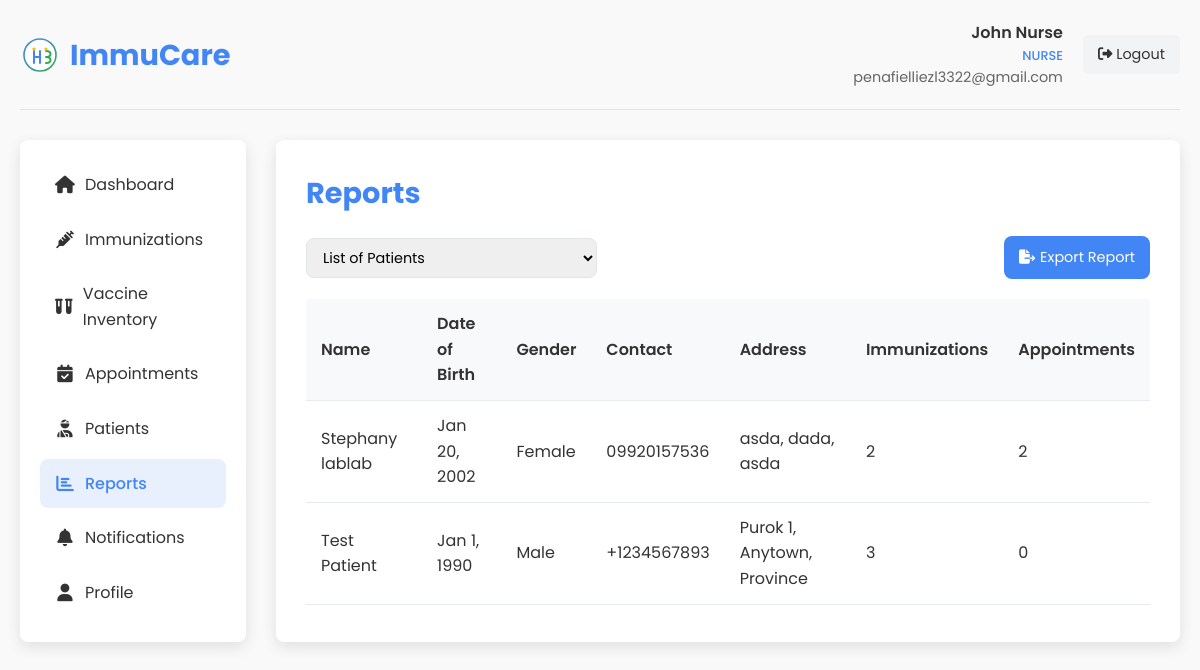
Page /nurse_reports.php (signed in) on the committed database.
### tables this page shows
CREATE TABLE `patients` (
  `id` int(11) NOT NULL,
  `user_id` int(11) DEFAULT NULL,
  `first_name` varchar(50) NOT NULL,
  `middle_name` varchar(50) DEFAULT NULL,
  `last_name` varchar(50) NOT NULL,
  `date_of_birth` date NOT NULL,
  `gender` enum('male','female','other') NOT NULL,
  `blood_type` varchar(10) DEFAULT NULL COMMENT 'Patient blood type (A+, A-, B+, B-, AB+, AB-, O+, O-)',
  `purok` text NOT NULL,
  `city` varchar(100) NOT NULL,
  `province` varchar(100) NOT NULL,
  `postal_code` varchar(20) DEFAULT NULL,
  `phone_number` varchar(20) DEFAULT NULL,
  `medical_history` text DEFAULT NULL,
  `allergies` text DEFAULT NULL,
  `diagnosis` text DEFAULT NULL COMMENT 'Patient diagnosis information',
  `created_at` datetime NOT NULL,
  `updated_at` timestamp NOT NULL DEFAULT current_timestamp() ON UPDATE current_timestamp()
);

### nurse_reports.php (the view, shortened to what this page needs)
<?php
$user_name = $_SESSION['user_name'];
$user_email = $_SESSION['user_email'];
$conn = new mysqli(DB_HOST, DB_USER, DB_PASS, DB_NAME);
$stmt = $conn->prepare("
    SELECT
        p.*,
        COUNT(DISTINCT i.id) as immunization_count,
        COUNT(DISTINCT a.id) as appointment_count
    FROM patients p
    LEFT JOIN immunizations i ON p.id = i.patient_id
    LEFT JOIN appointments a ON p.id = a.patient_id
    GROUP BY p.id
    ORDER BY p.last_name, p.first_name
");
$stmt->execute();
$patients_result = $stmt->get_result();
$patients_data = [];
while ($row = $patients_result->fetch_assoc()) {
    $patients_data[] = $row;
}
?>
<!DOCTYPE html>
<html lang="en">
<head>
    <link rel="stylesheet" href="styles.css">
    <link rel="stylesheet" href="https://cdnjs.cloudflare.com/ajax/libs/font-awesome/6.4.0/css/all.min.css">
</head>
<body>
    <div class="dashboard-container">
        <div class="dashboard-header">
            <div class="dashboard-logo">
                <img src="images/logo.svg" alt="ImmuCare Logo">
                <h1>ImmuCare</h1>
            </div>
            <div class="user-menu">
                <div class="user-info">
                    <div class="user-name"><?php echo htmlspecialchars($user_name); ?></div>
                    <div class="user-role">Nurse</div>
                    <div class="user-email"><?php echo htmlspecialchars($user_email); ?></div>
                </div>
                <a href="?logout=1" class="logout-btn">
                    <i class="fas fa-sign-out-alt"></i> Logout
                </a>
            </div>
        </div>
        <div class="dashboard-content">
            <div class="sidebar">
                <ul class="sidebar-menu">
                    <li><a href="nurse_dashboard.php"><i class="fas fa-home"></i> Dashboard</a></li>
                    <li><a href="nurse_immunizations.php"><i class="fas fa-syringe"></i> Immunizations</a></li>
                    <li><a href="nurse_vaccine_inventory.php"><i class="fas fa-vials"></i> Vaccine Inventory</a></li>
                    <li><a href="nurse_appointments.php"><i class="fas fa-calendar-check"></i> Appointments</a></li>
                    <li><a href="nurse_patients.php"><i class="fas fa-user-injured"></i> Patients</a></li>
                    <li><a href="nurse_reports.php" class="active"><i class="fas fa-chart-bar"></i> Reports</a></li>
                    <li><a href="nurse_notifications.php"><i class="fas fa-bell"></i> Notifications</a></li>
                    <li><a href="nurse_profile.php"><i class="fas fa-user"></i> Profile</a></li>
                </ul>
            </div>
            <div class="main-content">
                <h2 class="page-title">Reports</h2>
                <div class="report-actions">
                    <div class="report-filter">
                        <select id="report-type">
                            <option value="patients">List of Patients</option>
                        </select>
                    </div>
                    <div>
                        <a href="#" class="export-btn" onclick="exportReport()">
                            <i class="fas fa-file-export"></i> Export Report
                        </a>
                    </div>
                </div>
                <div id="patients-report">
                    <table class="report-table">
                        <thead>
                            <tr>
                                <th>Name</th>
                                <th>Date of Birth</th>
                                <th>Gender</th>
                                <th>Contact</th>
                                <th>Address</th>
                                <th>Immunizations</th>
                                <th>Appointments</th>
                            </tr>
                        </thead>
                        <tbody>
                            <?php foreach ($patients_data as $patient): ?>
                                <tr>
                                    <td><?php echo htmlspecialchars($patient['first_name'] . ' ' . $patient['last_name']); ?></td>
                                    <td><?php echo date('M j, Y', strtotime($patient['date_of_birth'])); ?></td>
                                    <td><?php echo ucfirst($patient['gender']); ?></td>
                                    <td><?php echo htmlspecialchars($patient['phone_number']); ?></td>
                                    <td>
                                        <?php echo htmlspecialchars($patient['purok'] . ', ' .
                                            $patient['city'] . ', ' .
                                            $patient['province']); ?>
                                    </td>
                                    <td><?php echo $patient['immunization_count']; ?></td>
                                    <td><?php echo $patient['appointment_count']; ?></td>
                                </tr>
                            <?php endforeach; ?>
                        </tbody>
                    </table>
                </div>
            </div>
        </div>
    </div>
</body>
</html>

### styles.css (style rules this page uses)
:root { --primary-color: #4285f4; --secondary-color: #34a853; --accent-color: #fbbc05; --text-color: #333; --light-text: #666; --bg-light: #f9f9f9; --bg-white: #ffffff; --shadow: 0 5px 15px rgba(0, 0, 0, 0.1); --border-radius: 8px; --transition: all 0.3s ease; }
* { margin: 0; padding: 0; box-sizing: border-box; }
html { scroll-behavior: smooth; }
body { font-family: 'Poppins', sans-serif; line-height: 1.6; color: var(--text-color); background-color: var(--bg-light); }
a { text-decoration: none; color: inherit; }
ul { list-style: none; }
img { max-width: 100%; height: auto; }

### nurse_reports.php (style rules this page uses)
.dashboard-container { max-width: 1200px; margin: 0 auto; padding: 20px; }
.dashboard-header { display: flex; justify-content: space-between; align-items: center; margin-bottom: 30px; padding-bottom: 20px; border-bottom: 1px solid #e1e4e8; }
.dashboard-logo { display: flex; align-items: center; }
.dashboard-logo img { height: 40px; margin-right: 10px; }
.dashboard-logo h1 { font-size: 1.8rem; color: var(--primary-color); margin: 0; }
.user-menu { display: flex; align-items: center; }
.user-info { margin-right: 20px; text-align: right; }
.user-name { font-weight: 600; color: var(--text-color); }
.user-role { font-size: 0.8rem; color: var(--primary-color); font-weight: 500; text-transform: uppercase; }
.user-email { font-size: 0.9rem; color: var(--light-text); }
.logout-btn { padding: 8px 15px; background-color: #f1f3f5; color: var(--text-color); border-radius: 5px; font-size: 0.9rem; transition: var(--transition); text-decoration: none; }
.dashboard-content { display: grid; grid-template-columns: 1fr 4fr; gap: 30px; }
.sidebar { background-color: var(--bg-white); border-radius: var(--border-radius); box-shadow: var(--shadow); padding: 20px; }
.sidebar-menu { list-style: none; padding: 0; margin: 0; }
.sidebar-menu li { margin-bottom: 5px; }
.sidebar-menu a { display: flex; align-items: center; padding: 12px 15px; border-radius: var(--border-radius); color: var(--text-color); transition: var(--transition); text-decoration: none; }
.sidebar-menu a.active { background-color: #e8f0fe; color: var(--primary-color); font-weight: 500; }
.sidebar-menu i { margin-right: 10px; font-size: 1.1rem; width: 20px; text-align: center; }
.main-content { background-color: var(--bg-white); border-radius: var(--border-radius); box-shadow: var(--shadow); padding: 30px; }
.page-title { font-size: 1.8rem; color: var(--primary-color); margin-bottom: 20px; }
.report-actions { display: flex; justify-content: space-between; align-items: center; margin-bottom: 20px; }
.report-filter { display: flex; gap: 10px; align-items: center; }
.report-filter select { padding: 8px 12px; border: 1px solid #e1e4e8; border-radius: var(--border-radius); font-family: 'Poppins', sans-serif; font-size: 0.9rem; }
.export-btn { padding: 10px 15px; background-color: var(--primary-color); color: white; border: none; border-radius: var(--border-radius); font-size: 0.9rem; cursor: pointer; transition: var(--transition); text-decoration: none; display: flex; align-items: center; }
.export-btn i { margin-right: 5px; }
.report-table { width: 100%; border-collapse: collapse; margin-top: 20px; }
.report-table th, .report-table td { padding: 12px 15px; text-align: left; border-bottom: 1px solid #e9ecef; }
.report-table th { background-color: #f8f9fa; font-weight: 600; color: var(--text-color); }

### rows in the picture
patients: first_name+last_name "Stephany lablab", date_of_birth "Jan 20, 2002", gender "Female", phone_number "09920157536", purok+city+province "asda, dada, asda", immunization_count "2", appointment_count "2"
patients: first_name+last_name "Test Patient", date_of_birth "Jan 1, 1990", gender "Male", phone_number "+1234567893", purok+city+province "Purok 1, Anytown, Province", immunization_count "3", appointment_count "0"

### other values in the picture
$user_name "John Nurse"
$user_email "penafielliezl3322@gmail.com"
